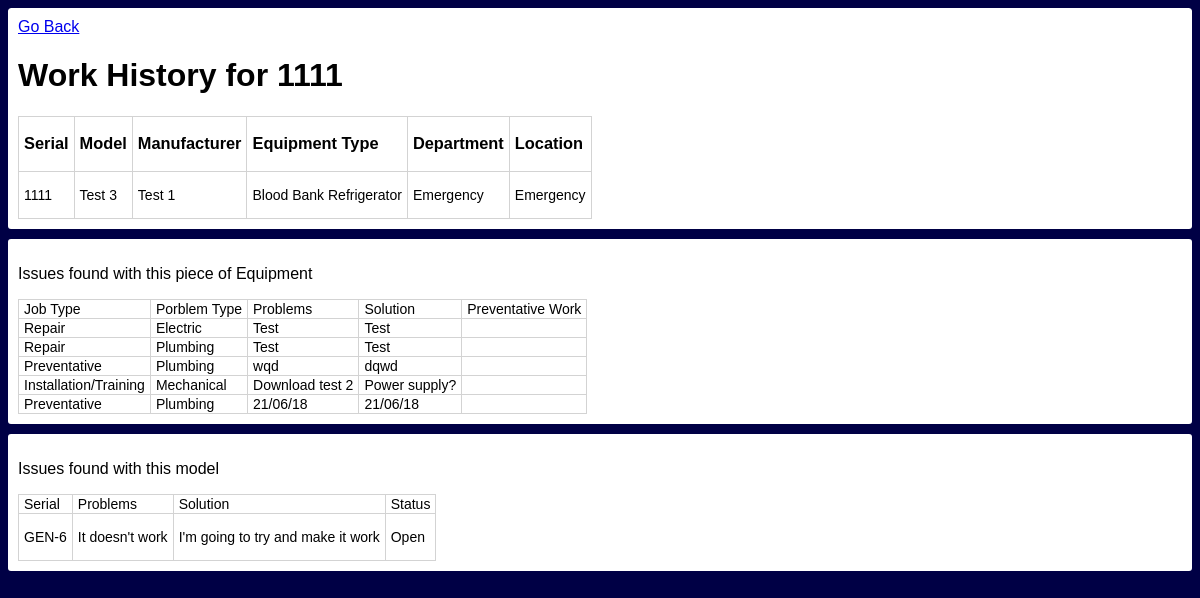
The app's page /work_history?sn=1111 (signed in) with its own data.
### src/data_defintions.py (models this page shows, shortened)
class Updateable(object):
    def update(self, **vals):
        for param, value in vals.items():
            setattr(self, param, value)

class Equipment(database.Model, Updateable):
    __tablename__ = "equipment"
    serial_number = Column(TEXT, primary_key=True)
    manufacturer = Column(TEXT, nullable = True)
    model_number = Column(TEXT, nullable = True)
    department = Column(INTEGER, ForeignKey(Department.id),  nullable=False)
    location = Column(INTEGER, ForeignKey(Location.id), nullable = True)
    equipment_type = Column(TEXT, nullable=True)
    condition = Column(CHAR, nullable=False)
    has_user_manual = Column(INTEGER, nullable=False)
    has_service_manual = Column(INTEGER, nullable=False)
    has_open_job = Column(BOOLEAN,  nullable=False)
    def get_serial(self):
        return self.serial_number

class Department(database.Model):
    __tablename__="departments"
    id = Column(INTEGER,primary_key=True)
    name = Column(TEXT, nullable=False)
    is_deleted = Column(BOOLEAN, nullable=False, default=False)

class Location(database.Model):
    __tablename__ = "locations"
    id = Column(INTEGER,primary_key=True)
    department = Column(INTEGER, ForeignKey(Department.id), nullable=False)
    name = Column(TEXT, nullable=False)
    is_deleted = Column(BOOLEAN, nullable=False, default=False)

class Job(database.Model, Updateable):
    __tablename__="job"
    job_id = Column(INTEGER, primary_key=True)
    equipment_serial = Column(TEXT, ForeignKey(Equipment.serial_number), nullable=False)
    engineer_id = Column(TEXT, ForeignKey(Engineer.id), nullable=False)
    job_type = Column(TEXT, nullable= False)
    is_closed = Column(BOOLEAN, nullable=False)
    open_date = Column(DATETIME, nullable=False) #TODO convert to date
    close_date = Column(DATETIME, nullable=True)
    problems = Column(TEXT,nullable = False)
    comments_solutions = Column(TEXT, nullable = True)
    preventative_work = Column(TEXT, nullable= True)
    problem_type = Column(TEXT,nullable = False)
    urgency = Column(INTEGER, nullable=False)
    total_cost = Column(DECIMAL, nullable=False, default=0)

### Inventory_app.py (the view)
@inventory_app.route('/work_history')
def work_history():
    if not session.get('logged_in'):
        return redirect(url_for('login'))
    sn = request.args.get("sn", None, type=str)
    item = data_man.query_sn(sn)
    return render_template("work_history.html",
                            item=item,
                            equipment_problems=data_man.get_serial_problems(sn),
                            model_problems = data_man.get_model_problems(item.model_number),
                            job=None,
                            data_man=data_man)

### src/datamanager.py (called while the page is built)
    def query_sn(self, sn): #finds a single item and returns it
        session = self._DBsession()
        result= session.query(Equipment).filter(Equipment.serial_number == sn).one_or_none()
        if result:
            session.expunge(result)
        session.close()
        return result

    def get_serial_problems(self, serial): #returns an tuple of tuples (problems, comments/solution] for this model
        session = self._DBsession()
        results = session.query(Job).filter(Job.equipment_serial == serial).all()
        session.close()
        return results

    def get_model_problems(self, model):
        equipment = self._DBsession().query(Equipment).filter(Equipment.model_number==model) #get all equipment of certain model
        serials = [equip.get_serial() for equip in equipment]
        jobs = self._DBsession().query(Job).filter(Job.equipment_serial.in_(serials)).all()
        self._DBsession.close()
        return jobs

    def get_department_name(self, id):
        session = self._DBsession()
        deps = session.query(Department).filter(Department.id==id).one_or_none()
        session.close()
        return deps.name

    def get_location_name(self, loc):
        session = self._DBsession()
        locs = session.query(Location).filter(Location.id == loc).one_or_none()
        session.close()
        return locs.name

### templates/work_history.html (shortened to what this page needs)
<!DOCTYPE html>
<html lang="en">
{% from 'macro.html' import equip_probs, mod_problems %}
<head>
    <link rel="stylesheet" href="/static/main_style.css" type="text/css">
</head>
<body>
    <div class="main_content">
        <div id="history_header">
            <a href="/inventory">Go Back</a>
            <h1>Work History for {{ item.serial_number }}</h1>
                <table>
                    <tbody>
                        <tr>
                            <td>
                                <h3>Serial</h3>
                            </td>
                            <td>
                                <h3>Model</h3>
                            </td>
                            <td>
                                <h3>Manufacturer</h3>
                            </td>
                             <td>
                                <h3>Equipment Type</h3>
                            </td>
                            <td>
                                <h3>Department</h3>
                            </td>
                            <td>
                                <h3>Location</h3>
                            </td>
                        </tr>
                        <tr>
                            <td>
                                <p>{{ item.serial_number }}</p>
                            </td>
                            <td>
                                <p>{{ item.model_number }}</p>
                            </td>
                            <td>
                                <p>{{ item.manufacturer }}</p>
                            </td>
                            <td>
                                <p>{{ item.equipment_type }}</p>
                            </td>
                            <td>
                                <p>{{ data_man.get_department_name(item.department) }}</p>
                            </td>
                            <td>
                                <p>{{ data_man.get_location_name(item.location) }}</p>
                            </td>
                        </tr>
                    </tbody>
                </table>
        </div>
        {{ equip_probs(equipment_problems, job) }}
        {{ mod_problems(model_problems, job, item) }}
    </div>
</body>
</html>

### templates/macro.html (shortened to what this page needs)
{% macro equip_probs(equipment_problems, job) %}
        <div class="work_problems">
            {% if equipment_problems and not (equipment_problems|length == 1 and equipment_problems[0].job_id== job.job_id) %}
                <p>Issues found with this piece of Equipment</p>
            <table>
                <tbody>
                    <tr>
                        <td>Job Type</td>
                        <td>Porblem Type</td>
                        <td>Problems</td>
                        <td>Solution</td>
                        <td>Preventative Work</td>
                    </tr>
                    {% for cur_job in equipment_problems %}
                        {% if cur_job.job_id != job.job_id %}
                            <tr>
                                <td>{{ cur_job.job_type }}</td>
                                <td>{{ cur_job.problem_type }}</td>
                                <td>{{ cur_job.problems }}</td>
                                <td>{{ cur_job.comments_solutions }}</td>
                                <td>{{ cur_job.prevenative_work }}</td>
                            </tr>
                        {% endif %}
                    {% endfor %}
                </tbody>
            </table>
            {% else %}
                <p>No other issues found with this piece of equipment</p>
            {% endif %}
        </div>
{% endmacro %}
{% macro mod_problems(model_problems, job, item) %}
    <div class="work_problems">
                 {% if model_problems and not (model_problems|length == 1 and model_problems[0].job_id == job.job_id) %}
                    <p>Issues found with this model</p>
                    <table>
                        <tbody>
                            <tr>
                                <td>Serial</td>
                                <td>Problems</td>
                                <td>Solution</td>
                                <td>Status</td>
                            </tr>
                            {% for cur_job in model_problems %}
                                {% if cur_job.equipment_serial != item.serial_number %}
                                    <tr>
                                        <td>{{ cur_job.equipment_serial }}</td>
                                        <td>{{ cur_job.problems }}</td>
                                        <td>{{ cur_job.comments_solutions }}</td>
                                        <td>
                                            {% if cur_job.is_closed %}
                                                <p>Closed</p>
                                            {% else %}
                                                <p>Open</p>
                                            {% endif %}
                                        </td>
                                    </tr>
                                {% endif %}
                            {% endfor %}
                        </tbody>
                    </table>
                    {% else %}
                        <p>No other issues found with this model</p>
                    {% endif %}
                </div>
{% endmacro %}

### static/main_style.css (style rules this page uses)
body { background-color: #000045; font-family: Trebuchet MS, Tahoma, Verdana, Arial, sans-serif; font-size: 16px; }
div { background-color: white; border-radius: 3px; vertical-align: top; padding: 10px; overflow-x: hidden; }
table, tr, td { border: solid 1px lightgray; border-collapse: collapse; font-size: 14px; }
td { padding-right: 5px; padding-left: 5px; }
.main_content { background-color: transparent; display: inline-block; width: 100%; padding: 0px; }
.work_problems { margin-bottom: 10px; max-height: 40%; overflow-y: scroll; }
#history_header { margin-bottom: 10px; }

### records on screen
Equipment: serial_number "1111", model_number "Test 3", manufacturer "Test 1", equipment_type "Blood Bank Refrigerator", get_department_name "Emergency", get_location_name "Emergency"
Job: job_type "Repair", problem_type "Electric", problems "Test", comments_solutions "Test"
Job: job_type "Repair", problem_type "Plumbing", problems "Test", comments_solutions "Test"
Job: job_type "Preventative", problem_type "Plumbing", problems "wqd", comments_solutions "dqwd"
Job: job_type "Installation/Training", problem_type "Mechanical", problems "Download test 2", comments_solutions "Power supply?"
Job: job_type "Preventative", problem_type "Plumbing", problems "21/06/18", comments_solutions "21/06/18"
Job: equipment_serial "GEN-6", problems "It doesn't work", comments_solutions "I'm going to try and make it work", is_closed "Open"
